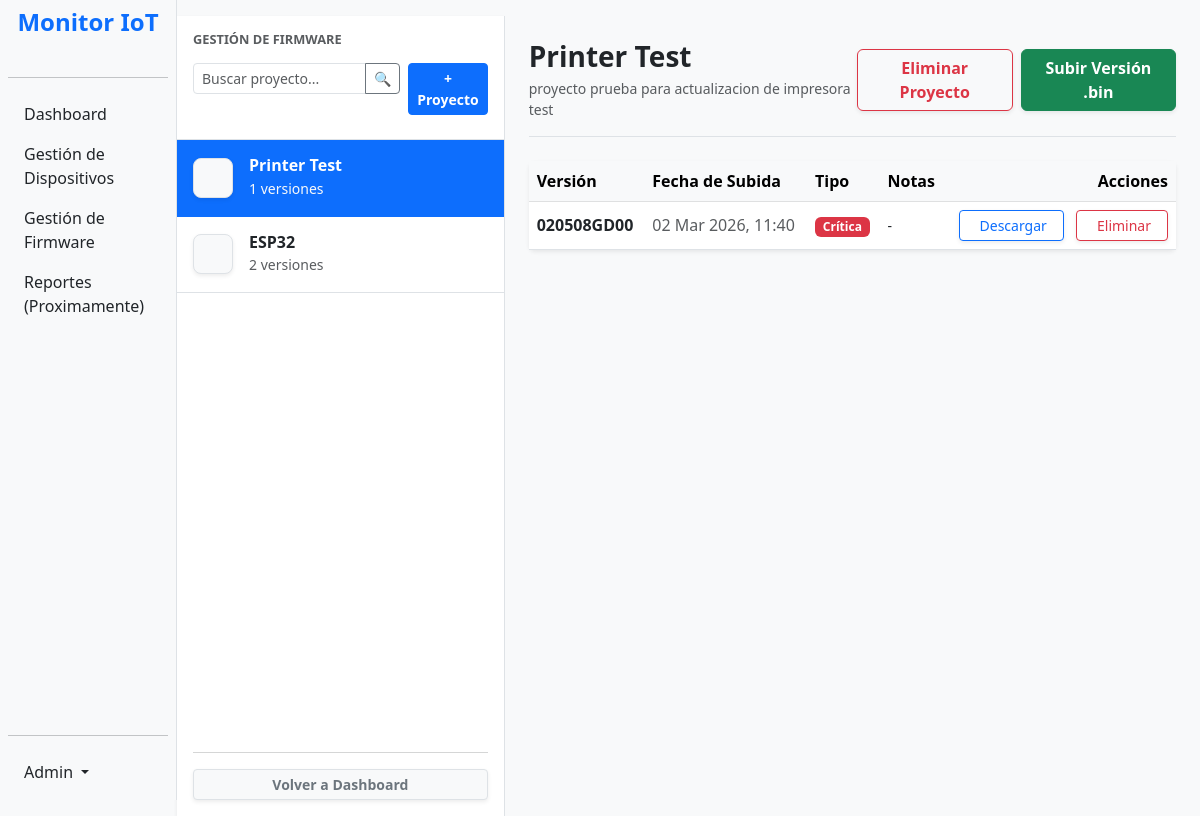
Before: /firmware/ (signed in) with the older database file.
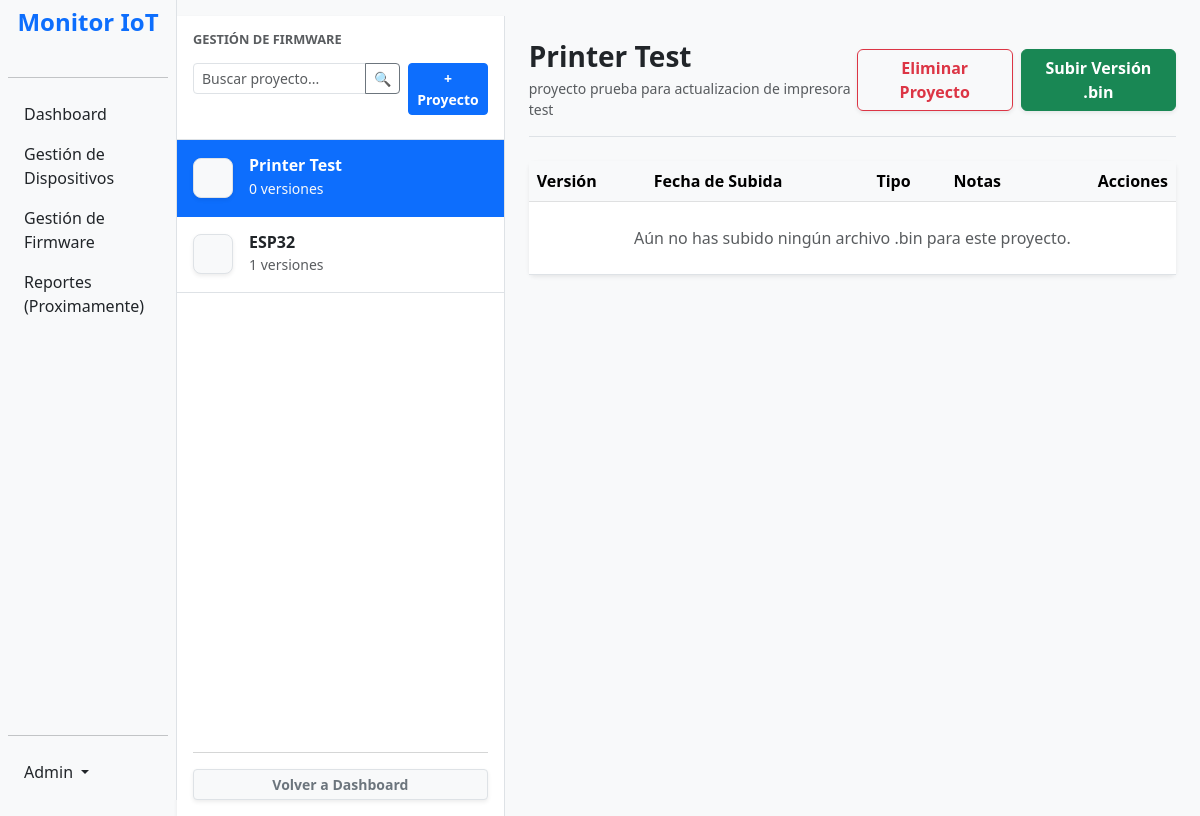
After: the same page with the newer database file.
### impresoras/models.py (models this page shows, shortened)
class ProyectoFirmware(models.Model):
    nombre = models.CharField(max_length=100, unique=True, help_text="Ej: iSmart ESP32 o Impresora Fiscal")
    icono = models.ImageField(upload_to='iconos_fw/', null=True, blank=True, help_text="Sube un icono opcional")
    descripcion = models.TextField(blank=True)
    fecha_creacion = models.DateTimeField(auto_now_add=True)

class VersionFirmware(models.Model):
    OPCIONES_MODULO = [
        ('ismart', 'Módulo iSmart'),
        ('impresora', 'Impresora Fiscal')
    ]
    proyecto = models.ForeignKey(ProyectoFirmware, on_delete=models.CASCADE, related_name='versiones', null=True)
    tipo_modulo = models.CharField(max_length=20, choices=OPCIONES_MODULO, default='ismart', help_text="¿Para qué hardware es este archivo?")
    validador_hka_flexible = RegexValidator(
        regex=r'^\d{6}([A-Z0-9]{4})?$',
        message="Formato inválido. Use 6 números (iSmart) o 6 números + 4 caracteres de Micro (Impresora). Ej: 020507 o 020507GD00",
        code="version_hka_invalida"
    )
    version = models.CharField(
        max_length=15,
        validators=[validador_hka_flexible],
        help_text="iSmart: 020100 | Impresora: 020507GD00"
    )
    archivo_bin = models.FileField(upload_to='firmwares/', help_text="Sube tu archivo .bin compilado en ESP-IDF")
    fecha_subida = models.DateTimeField(auto_now_add=True)
    notas_version = models.TextField(blank=True, help_text="Arreglado el problema con...")
    es_obligatoria = models.BooleanField(default=False, help_text="Fuerza a los equipos a actualizarse")
    class Meta:
        constraints = [
            models.UniqueConstraint(fields=['proyecto', 'version'], name='unique_version_per_project')
        ]

### impresoras/views.py (the view, shortened to what this page needs)
# urls.py: path('firmware/', gestion_firmware_view, name='gestion_firmware'),
@login_required
def gestion_firmware_view(request, proyecto_id=None):
    query = request.GET.get('buscar', '')
    proyectos = ProyectoFirmware.objects.all().order_by('-fecha_creacion')
    if query:
        proyectos = proyectos.filter(nombre__icontains=query)
    proyecto_seleccionado = None
    versiones = []
    if proyecto_id:
        proyecto_seleccionado = get_object_or_404(ProyectoFirmware, id=proyecto_id)
    elif proyectos.exists():
        proyecto_seleccionado = proyectos.first()
    if proyecto_seleccionado:
        versiones = proyecto_seleccionado.versiones.all().order_by('-fecha_subida')
    context = {
        'proyectos': proyectos,
        'proyecto_seleccionado': proyecto_seleccionado,
        'versiones': versiones,
        'query': query,
    }
    return render(request, 'gestion_firmware.html', context)

### templates/gestion_firmware.html (shortened to what this page needs)
{% extends 'base.html' %}
{% block content %}
<div class="d-flex h-100" style="min-height: 95vh;">
    <div class="bg-white border-end shadow-sm d-flex flex-column" style="width: 350px;">
        <div class="p-3 border-bottom">
            <h6 class="text-muted text-uppercase fw-bold mb-3" style="font-size: 0.8rem;">Gestión de Firmware</h6>
            <div class="d-flex gap-2 mb-2">
                <form hx-get="{{ request.path }}"
                      hx-target="#contenido-principal"
                      hx-select="#contenido-principal"
                      class="flex-grow-1">
                    <div class="input-group input-group-sm">
                        <input type="text" name="buscar" class="form-control" placeholder="Buscar proyecto..." value="{{ query }}">
                        <button class="btn btn-outline-secondary" type="submit">🔍</button>
                    </div>
                </form>
                <button class="btn btn-sm btn-primary fw-bold" data-bs-toggle="modal" data-bs-target="#modalNuevoProyecto">
                    + Proyecto
                </button>
            </div>
        </div>
        <div class="list-group list-group-flush overflow-auto flex-grow-1">
            {% for p in proyectos %}
                <a hx-get="{% url 'gestion_firmware_detalle' p.id %}"
                   hx-target="#contenido-principal"
                   hx-select="#contenido-principal"
                   hx-push-url="true"
                   class="list-group-item list-group-item-action fw-list-item py-3 {% if proyecto_seleccionado and proyecto_seleccionado.id == p.id %}active bg-primary text-white border-primary{% endif %}"
                   style="cursor: pointer;">
                    <div class="d-flex align-items-center gap-3">
                        {% if p.icono %}
                            <img src="{{ p.icono.url }}" class="icono-proyecto shadow-sm bg-white">
                        {% else %}
                            <div class="icono-proyecto bg-light text-primary d-flex align-items-center justify-content-center border shadow-sm">
                            </div>
                        {% endif %}
                        <div>
                            <h6 class="mb-0 fw-bold">{{ p.nombre }}</h6>
                            <small class="{% if proyecto_seleccionado and proyecto_seleccionado.id == p.id %}text-light{% else %}text-muted{% endif %}">
                                {{ p.versiones.count }} versiones
                            </small>
                        </div>
                    </div>
                </a>
            {% empty %}
                <div class="p-4 text-center text-muted small">No hay proyectos creados.</div>
            {% endfor %}
            <div class="p-3 mt-auto">
                <hr class="text-muted mb-3"> <a href="{% url 'dashboard' %}" class="btn btn-sm btn-light border w-100 text-center shadow-sm text-secondary fw-bold">
                    Volver a Dashboard
                </a>
            </div>
        </div>
    </div>
    <div class="flex-grow-1 bg-light p-4">
        {% if proyecto_seleccionado %}
            <div class="d-flex justify-content-between align-items-center mb-4 border-bottom pb-3">
                <div>
                    <h3 class="fw-bold text-dark mb-1">{{ proyecto_seleccionado.nombre }}</h3>
                    <p class="text-muted small mb-0">{{ proyecto_seleccionado.descripcion|default:"Sin descripción general." }}</p>
                </div>
                <div class="d-flex gap-2">
                    <button class="btn btn-outline-danger fw-bold shadow-sm" data-bs-toggle="modal" data-bs-target="#modalEliminarProyecto">
                         Eliminar Proyecto
                    </button>
                    <button class="btn btn-success fw-bold shadow-sm" data-bs-toggle="modal" data-bs-target="#modalNuevaVersion">
                         Subir Versión .bin
                    </button>
                </div>
            </div>
            <div class="card shadow-sm border-0">
                <div class="card-body p-0">
                    <table class="table table-hover mb-0">
                        <thead class="table-light">
                            <tr>
                                <th>Versión</th>
                                <th>Fecha de Subida</th>
                                <th>Tipo</th>
                                <th>Notas</th>
                                <th class="text-end">Acciones</th>
                            </tr>
                        </thead>
                        <tbody>
                            {% for v in versiones %}
                            <tr>
                                <td class="fw-bold align-middle">{{ v.version }}</td>
                                <td class="align-middle text-muted">{{ v.fecha_subida|date:"d M Y, H:i" }}</td>
                                <td class="align-middle">
                                    {% if v.es_obligatoria %}
                                        <span class="badge bg-danger">Crítica</span>
                                    {% else %}
                                        <span class="badge bg-secondary">Opcional</span>
                                    {% endif %}
                                </td>
                                <td class="align-middle small text-truncate" style="max-width: 200px;" title="{{ v.notas_version }}">
                                    {{ v.notas_version|default:"-" }}
                                </td>
                                <td class="text-end align-middle text-nowrap">
                                    <a href="{{ v.archivo_bin.url }}" class="btn btn-sm btn-outline-primary shadow-sm px-3" download>
                                         Descargar
                                    </a>
                                    <button class="btn btn-sm btn-outline-danger shadow-sm px-3 ms-2" data-bs-toggle="modal" data-bs-target="#modalEliminarV-{{ v.id }}">
                                         Eliminar
                                    </button>
                                </td>
                            </tr>
                            {% empty %}
                            <tr>
                                <td colspan="5" class="text-center py-4 text-muted">Aún no has subido ningún archivo .bin para este proyecto.</td>
                            </tr>
                            {% endfor %}
                        </tbody>
                    </table>
                </div>
            </div>
        {% else %}
            <div class="h-100 d-flex flex-column align-items-center justify-content-center text-muted">
                <i class="bi bi-folder-plus display-1 mb-3"></i>
                <h5>Selecciona o crea un Proyecto</h5>
                <p>Crea familias de firmware (ej. iSmart ESP32) para organizar tus actualizaciones.</p>
            </div>
        {% endif %}
    </div>
</div>
{% endblock %}

### templates/base.html (shortened to what this page needs)
<!DOCTYPE html>
<html lang="es">
<head>
    <link href="https://cdn.jsdelivr.net/npm/bootstrap@5.3.0/dist/css/bootstrap.min.css" rel="stylesheet">
</head>
<body class="bg-light">
    {% if request.user.is_authenticated %}
    <div class="toast-container position-fixed bottom-0 end-0 p-3"
     style="z-index: 1055; pointer-events: none;" id="contenedor-toasts">
     </div>
        <div class="d-flex">
            <div class="sidebar d-flex flex-column p-2 bg-light border-end" style="height: 100vh; position: sticky; top: 0; overflow-y: auto; width: 177px; flex-shrink: 0;">
                <h4 class="text-center mb-4 text-primary fw-bold">Monitor IoT</h4>
                <hr>
                    <ul class="nav nav-pills flex-column mb-auto">
                        <li><a hx-get="/dashboard/"
                            hx-target="#contenido-principal"
                            hx-select="#contenido-principal"
                            hx-push-url="true"
                            class="nav-link text-dark" style="cursor: pointer"
                            onclick="marcarActivo(this)">
                            Dashboard
                            </a>
                        </li>
                        <li><a hx-get="/dispositivos/"
                            hx-target="#contenido-principal"
                            hx-select="#contenido-principal"
                            hx-push-url="true"
                            class="nav-link text-dark" style="cursor: pointer"
                            onclick="marcarActivo(this)">
                            Gestión de Dispositivos
                            </a>
                        </li>
                        <li><a hx-get="/firmware/"
                            hx-target="#contenido-principal"
                            hx-select="#contenido-principal"
                            hx-push-url="true"
                            class="nav-link text-dark" style="cursor: pointer"
                            onclick="marcarActivo(this)">
                            Gestión de Firmware
                            </a>
                        </li>
                        <li><a hx-get="#"
                            hx-target="#contenido-principal"
                            hx-select="#contenido-principal"
                            hx-push-url="true"
                            class="nav-link text-dark" style="cursor: pointer"
                            onclick="marcarActivo(this)">
                            Reportes (Proximamente)
                            </a>
                        </li>
                    </ul>
                <hr>
                <ul class="nav nav-pills flex-column">
                    {% if request.user.is_superuser %}
                        <li class="nav-item dropdown">
                            <a class="nav-link dropdown-toggle text-dark" href="#" id="navbarScrollingDropdown" role="button" data-bs-toggle="dropdown" aria-expanded="false">
                                Admin
                            </a>
                        </li>
                    {% endif %}
                </ul>
            </div>
        <div id="contenido-principal" style="flex: 1;">
    {% else %}
        <div class="w-100 d-flex flex-column" style="min-height: 100vh;">
            <div>
    {% endif %}
                    {% block content %}
                    {% endblock %}
    {% if request.user.is_authenticated %}
            </div>
        </div>
    {% else %}
                </div>
            </div>
    {% endif %}
</body>
</html>

### templates/gestion_firmware.html (style rules this page uses)
.icono-proyecto { width: 40px; height: 40px; object-fit: cover; border-radius: 8px; }

Changed rows visible on the page:
removed VersionFirmware: version "020508GD00", fecha_subida "02 Mar 2026, 11:40", es_obligatoria "Crítica", notas_version "-"
computed for ProyectoFirmware "Printer Test": versiones.count "1" → "0"
computed for ProyectoFirmware "ESP32": versiones.count "2" → "1"
Other visible differences:
text now shown: "Aún no has subido ningún archivo .bin para este proyecto."
